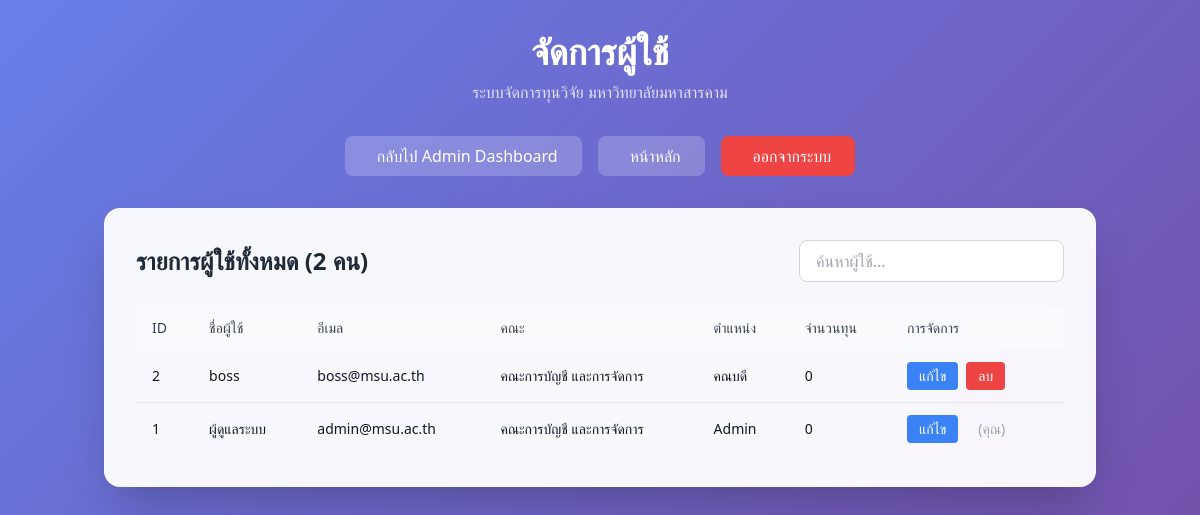
Screenshot of /user_management.php (signed in) with the database file from the repository.
### tables this page shows
CREATE TABLE `data` (
  `ID` int(11) NOT NULL,
  `Password` varchar(255) NOT NULL,
  `Username` varchar(255) NOT NULL,
  `Email` varchar(255) NOT NULL,
  `Facuity` varchar(255) NOT NULL COMMENT 'สะกดคงเดิมเพื่อความเข้ากันได้',
  `Position` varchar(255) NOT NULL,
  `Quantity` int(11) DEFAULT 0
);

### src/user_management.php (the view, shortened to what this page needs)
<?php
$conn = new mysqli(DB_HOST, DB_USER, DB_PASS, DB_NAME);
$users = [];
$sql = "SELECT ID, Username, Email, Facuity, Position, Quantity FROM data ORDER BY ID DESC";
$result = $conn->query($sql);
if ($result && $result->num_rows > 0) {
    while ($row = $result->fetch_assoc()) {
        $users[] = $row;
    }
}
?>
<!DOCTYPE html>
<html lang="th">
<head>
    <script src="https://cdn.tailwindcss.com"></script>
    <link rel="stylesheet" href="assets/user_management.css">
</head>
<body class="gradient-bg min-h-screen">
    <div class="container mx-auto px-4 py-8">
        <div class="text-center mb-8">
            <h1 class="text-4xl font-bold text-white mb-2">จัดการผู้ใช้</h1>
            <p class="text-white/80">ระบบจัดการทุนวิจัย มหาวิทยาลัยมหาสารคาม</p>
        </div>
        <div class="flex justify-center mb-8">
            <a href="admin_dashboard.php" class="bg-white/20 text-white px-6 py-2 rounded-lg hover:bg-white/30 transition-all duration-300 mr-4">
                <i class="fas fa-arrow-left mr-2"></i>กลับไป Admin Dashboard
            </a>
            <a href="index.php" class="bg-white/20 text-white px-6 py-2 rounded-lg hover:bg-white/30 transition-all duration-300 mr-4">
                <i class="fas fa-home mr-2"></i>หน้าหลัก
            </a>
            <a href="controller/logout.php" class="bg-red-500 text-white px-6 py-2 rounded-lg hover:bg-red-600 transition-all duration-300">
                <i class="fas fa-sign-out-alt mr-2"></i>ออกจากระบบ
            </a>
        </div>
        <div class="max-w-6xl mx-auto">
            <div class="content-container rounded-2xl shadow-2xl p-8">
                <div class="flex justify-between items-center mb-6">
                    <h2 class="text-2xl font-bold text-gray-800">รายการผู้ใช้ทั้งหมด (<?php echo count($users); ?> คน)</h2>
                    <div class="flex gap-2">
                        <input type="text" id="searchInput" placeholder="ค้นหาผู้ใช้..."
                               class="px-4 py-2 border border-gray-300 rounded-lg focus:ring-2 focus:ring-blue-500 focus:border-transparent">
                    </div>
                </div>
                <div class="overflow-x-auto">
                    <table class="w-full table-auto" id="userTable">
                        <thead class="bg-gray-50">
                            <tr>
                                <th class="px-4 py-3 text-left text-sm font-medium text-gray-700">ID</th>
                                <th class="px-4 py-3 text-left text-sm font-medium text-gray-700">ชื่อผู้ใช้</th>
                                <th class="px-4 py-3 text-left text-sm font-medium text-gray-700">อีเมล</th>
                                <th class="px-4 py-3 text-left text-sm font-medium text-gray-700">คณะ</th>
                                <th class="px-4 py-3 text-left text-sm font-medium text-gray-700">ตำแหน่ง</th>
                                <th class="px-4 py-3 text-left text-sm font-medium text-gray-700">จำนวนทุน</th>
                                <th class="px-4 py-3 text-left text-sm font-medium text-gray-700">การจัดการ</th>
                            </tr>
                        </thead>
                        <tbody class="divide-y divide-gray-200">
                            <?php if (empty($users)): ?>
                                <tr>
                                    <td colspan="7" class="px-4 py-3 text-center text-gray-500">ไม่มีข้อมูลผู้ใช้</td>
                                </tr>
                            <?php else: ?>
                                <?php foreach ($users as $user): ?>
                                    <tr class="hover:bg-gray-50 user-row" data-username="<?php echo strtolower($user['Username']); ?>"
                                        data-email="<?php echo strtolower($user['Email']); ?>"
                                        data-faculty="<?php echo strtolower($user['Facuity']); ?>"
                                        data-position="<?php echo strtolower($user['Position']); ?>">
                                        <td class="px-4 py-3 text-sm text-gray-900"><?php echo htmlspecialchars($user['ID']); ?></td>
                                        <td class="px-4 py-3 text-sm text-gray-900"><?php echo htmlspecialchars($user['Username']); ?></td>
                                        <td class="px-4 py-3 text-sm text-gray-900"><?php echo htmlspecialchars($user['Email']); ?></td>
                                        <td class="px-4 py-3 text-sm text-gray-900"><?php echo htmlspecialchars($user['Facuity']); ?></td>
                                        <td class="px-4 py-3 text-sm text-gray-900"><?php echo htmlspecialchars($user['Position']); ?></td>
                                        <td class="px-4 py-3 text-sm text-gray-900"><?php echo htmlspecialchars($user['Quantity']); ?></td>
                                        <td class="px-4 py-3 text-sm text-gray-900">
                                            <div class="flex gap-2">
                                                <button onclick="editUser(<?php echo htmlspecialchars(json_encode($user)); ?>)"
                                                        class="bg-blue-500 text-white px-3 py-1 rounded hover:bg-blue-600 transition-colors">
                                                    แก้ไข
                                                </button>
                                                <?php if ($user['ID'] != $_SESSION['ID']): ?>
                                                    <form method="POST" class="inline" onsubmit="return confirm('คุณแน่ใจหรือไม่ที่จะลบผู้ใช้นี้?')">
                                                        <button type="submit" name="delete_user"
                                                                class="bg-red-500 text-white px-3 py-1 rounded hover:bg-red-600 transition-colors">
                                                            ลบ
                                                        </button>
                                                    </form>
                                                <?php else: ?>
                                                    <span class="text-gray-400 px-3 py-1">(คุณ)</span>
                                                <?php endif; ?>
                                            </div>
                                        </td>
                                    </tr>
                                <?php endforeach; ?>
                            <?php endif; ?>
                        </tbody>
                    </table>
                </div>
            </div>
        </div>
    </div>
</body>
</html>

### src/assets/user_management.css (style rules this page uses)
.gradient-bg { background: linear-gradient(135deg, #667eea 0%, #764ba2 100%); }
.content-container { background: rgba(255, 255, 255, 0.95); backdrop-filter: blur(10px); }

### rows the page displays
data: ID "2", Username "boss", Email "boss@msu.ac.th", Facuity "คณะการบัญชี และการจัดการ", Position "คณบดี", Quantity "0"
data: ID "1", Username "ผู้ดูแลระบบ", Email "admin@msu.ac.th", Facuity "คณะการบัญชี และการจัดการ", Position "Admin", Quantity "0", shows "(คุณ)"

### other values shown
count($users) "2"
